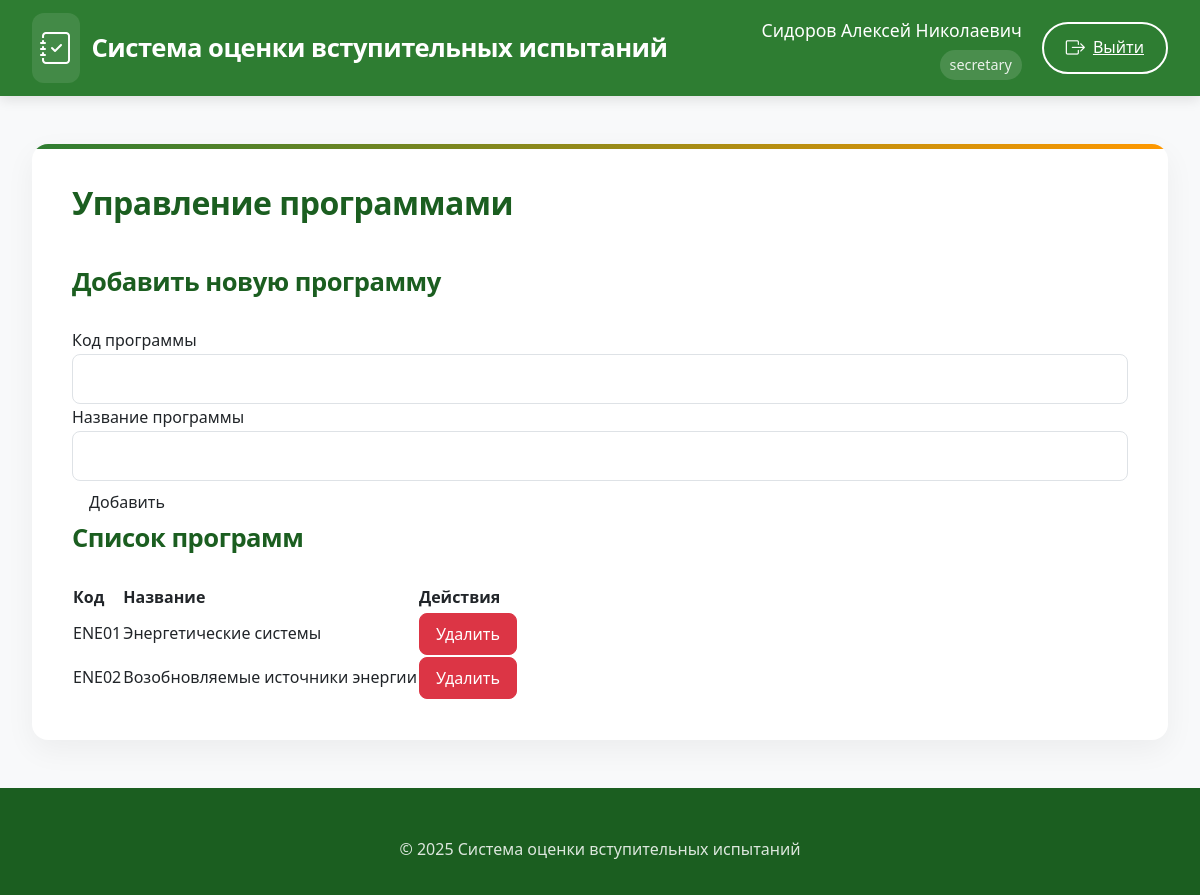
The page /programs (signed in) on the database its author committed.
### app/models.py (models this page shows)
class User(UserMixin, db.Model):
    id = db.Column(db.Integer, primary_key=True)
    username = db.Column(db.String(80), unique=True, nullable=False)
    password = db.Column(db.String(120), nullable=False)
    full_name = db.Column(db.String(100), nullable=False)
    position = db.Column(db.String(100), nullable=False)
    role = db.Column(db.String(20), nullable=False)  # 'admin', 'secretary', 'commission'
    school_id = db.Column(db.Integer, db.ForeignKey('engineering_school.id'))
    commission_members = db.relationship('CommissionMember', back_populates='user', cascade='all, delete-orphan')
    standard_commissions = db.relationship('StandardCommission', back_populates='user', cascade='all, delete-orphan')

class Program(db.Model):
    id = db.Column(db.Integer, primary_key=True)
    code = db.Column(db.String(50), nullable=False, unique=True)
    name = db.Column(db.String(200), nullable=False)
    school_id = db.Column(db.Integer, db.ForeignKey('engineering_school.id'))
    questions = db.relationship('Question', backref='program', lazy=True, cascade='all, delete-orphan')
    standard_commission = db.relationship('StandardCommission', backref='program', lazy=True, cascade='all, delete-orphan')
    applicants = db.relationship('Applicant', backref='program', lazy=True)
    exam_dates = db.relationship('ExamDate', backref='program', lazy=True)

### app/routes.py (the view, shortened to what this page needs)
@routes.route('/programs', methods=['GET', 'POST'])
@login_required
def programs():
    if current_user.role not in ['admin', 'secretary']:
        abort(403)
    form = ProgramForm()
    if current_user.role == 'secretary':
        form.school_id.data = current_user.school_id
    if current_user.role == 'secretary':
        programs = Program.query.filter_by(school_id=current_user.school_id).all()
    else:  # admin
        programs = Program.query.all()
    return render_template('programs.html', form=form, programs=programs)

### app/forms.py
class ProgramForm(FlaskForm):
    code = StringField('Код программы', validators=[DataRequired(), Length(min=2, max=50)])
    name = StringField('Название программы', validators=[DataRequired(), Length(min=5, max=200)])
    school_id = SelectField('Инженерная школа', coerce=int, validators=[DataRequired()])
    submit = SubmitField('Добавить')
    def __init__(self, *args, **kwargs):
        super(ProgramForm, self).__init__(*args, **kwargs)
        self.school_id.choices = [(s.id, s.name) for s in EngineeringSchool.query.all()]

### app/templates/programs.html (shortened to what this page needs)
{% extends "base.html" %}
{% block content %}
<div class="admin-container">
    <h2>Управление программами</h2>
    <h3>Добавить новую программу</h3>
    <form method="POST">
        <div class="form-group">
            {{ form.code.label }}
            {{ form.code(class="form-control") }}
        </div>
        <div class="form-group">
            {{ form.name.label }}
            {{ form.name(class="form-control") }}
        </div>
        <div class="form-group">
            {{ form.submit(class="btn") }}
        </div>
    </form>
    <h3>Список программ</h3>
    <table>
        <thead>
            <tr>
                <th>Код</th>
                <th>Название</th>
                <th>Действия</th>
            </tr>
        </thead>
        <tbody>
            {% for program in programs %}
            <tr>
                <td>{{ program.code }}</td>
                <td>{{ program.name }}</td>
                <td>
                    <form action="{{ url_for('routes.delete_program', program_id=program.id) }}" method="POST">
                        <input type="submit" value="Удалить" class="btn btn-danger" onclick="return confirm('Вы уверены?')">
                    </form>
                </td>
            </tr>
            {% else %}
            <tr>
                <td colspan="3">Нет программ</td>
            </tr>
            {% endfor %}
        </tbody>
    </table>
</div>
{% endblock %}

### app/templates/base.html (shortened to what this page needs)
<!DOCTYPE html>
<html lang="ru">
<head>
    <link href="https://cdn.jsdelivr.net/npm/bootstrap@5.3.0/dist/css/bootstrap.min.css" rel="stylesheet">
    <link rel="stylesheet" href="https://cdn.jsdelivr.net/npm/bootstrap-icons@1.10.0/font/bootstrap-icons.css">
    <link rel="stylesheet" href="{{ url_for('static', filename='style.css') }}">
</head>
<body>
    <header class="main-header">
        <div class="header-container">
            <a href="{{ url_for('routes.home') }}" class="logo">
                <i class="bi bi-journal-check"></i>
                <span>Система оценки вступительных испытаний</span>
            </a>
            <nav class="user-nav">
                {% if current_user.is_authenticated %}
                <div class="user-info">
                    <div class="user-name">{{ current_user.full_name }}</div>
                    <div class="user-role">{{ current_user.role }}</div>
                </div>
                <a href="{{ url_for('routes.logout') }}" class="outline-btn">
                    <i class="bi bi-box-arrow-right"></i>
                    <span>Выйти</span>
                </a>
                {% else %}
                <a href="{{ url_for('routes.login') }}" class="outline-btn">
                    <i class="bi bi-box-arrow-in-right"></i>
                    <span>Войти</span>
                </a>
                {% endif %}
            </nav>
        </div>
    </header>
    <main class="main-content">
        <div class="content-card">
            {% block content %}{% endblock %}
        </div>
    </main>
    <footer class="main-footer">
        <div class="footer-content">
            &copy; 2025 Система оценки вступительных испытаний
        </div>
    </footer>
</body>
</html>

### static/style.css (style rules this page uses)
:root { --primary: #0d6efd; --secondary: #6c757d; --success: #198754; --info: #0dcaf0; --warning: #ffc107; --danger: #dc3545; --light: #f8f9fa; --dark: #212529; }
body { font-family: 'Segoe UI', Tahoma, Geneva, Verdana, sans-serif; background-color: #f8fafc; color: #333; }
header { box-shadow: 0 2px 10px rgba(0, 0, 0, 0.1); z-index: 1030; }
.btn { border-radius: 0.5rem; font-weight: 500; padding: 0.5rem 1rem; transition: all 0.2s; display: inline-flex; align-items: center; gap: 0.5rem; }
.form-control, .form-select { border-radius: 0.5rem; padding: 0.75rem; border: 1px solid #dee2e6; }

### app/templates/base.html (style rules this page uses)
:root { --primary: #2e7d32; --primary-dark: #1b5e20; --primary-light: #4caf50; --accent: #ff9800; --light-bg: #f8f9fa; --card-bg: #ffffff; --dark-text: #212529; --light-text: #f8f9fa; --border: #e0e0e0; --success: #4caf50; --info: #2196f3; --warning: #ff9800; --danger: #f44336; }
body { font-family: 'Segoe UI', 'Roboto', sans-serif; background-color: var(--light-bg); color: var(--dark-text); line-height: 1.7; padding-top: 0; }
.main-header { background-color: var(--primary); color: white; padding: 0.8rem 0; box-shadow: 0 4px 12px rgba(0,0,0,0.1); position: sticky; top: 0; z-index: 1000; }
.header-container { display: flex; justify-content: space-between; align-items: center; max-width: 1400px; margin: 0 auto; padding: 0 2rem; }
.logo { display: flex; align-items: center; font-size: 1.6rem; font-weight: 600; color: white; text-decoration: none; letter-spacing: -0.5px; }
.logo i { margin-right: 12px; font-size: 2rem; background: rgba(255, 255, 255, 0.1); padding: 8px; border-radius: 12px; }
.user-nav { display: flex; align-items: center; gap: 20px; }
.user-info { text-align: right; }
.user-name { font-weight: 500; font-size: 1.1rem; }
.user-role { font-size: 0.9rem; opacity: 0.9; background: rgba(255, 255, 255, 0.15); padding: 3px 10px; border-radius: 20px; display: inline-block; margin-top: 4px; }
.outline-btn { background: transparent; border: 2px solid white; color: white; padding: 8px 22px; border-radius: 30px; font-weight: 500; transition: all 0.3s ease; display: inline-flex; align-items: center; gap: 8px; }
.outline-btn i { font-size: 1.2rem; }
.main-content { max-width: 1400px; margin: 3rem auto; padding: 0 2rem; }
.content-card { background: var(--card-bg); border-radius: 16px; box-shadow: 0 10px 30px rgba(0,0,0,0.05); padding: 2.5rem; margin-bottom: 3rem; border: none; overflow: hidden; position: relative; }
.content-card::before { content: ''; position: absolute; top: 0; left: 0; width: 100%; height: 5px; background: linear-gradient(90deg, var(--primary), var(--accent)); }
.main-footer { background-color: var(--primary-dark); color: rgba(255, 255, 255, 0.85); padding: 3rem 0 2rem; text-align: center; }
.footer-content { max-width: 1400px; margin: 0 auto; padding: 0 2rem; }
h1, h2, h3, h4, h5 { color: var(--primary-dark); font-weight: 700; margin-bottom: 1.8rem; letter-spacing: -0.5px; }
h2 { font-size: 2rem; padding-bottom: 1rem; }
h3 { font-size: 1.6rem; }

### rows shown on the page
User: full_name "Сидоров Алексей Николаевич", role "secretary"
Program: code "ENE01", name "Энергетические системы"
Program: code "ENE02", name "Возобновляемые источники энергии"
